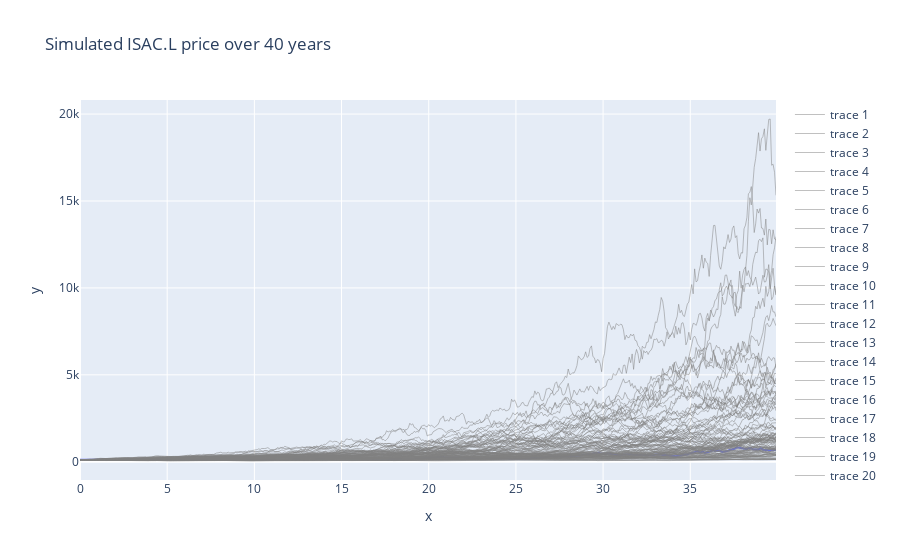

The cell this chart's notebook holds for it:
### Code cell
fig = px.line(x=np.arange(0, years, 1/12), y=sim_price, title="Simulated ISAC.L price over 40 years")
# accumulate 100 simulations

accumulated = np.zeros(years*12)
sim_all = []
sim_ret_all = []

for i in range(100):
    sim_rets = np.random.normal(mu, sigma, years*12)
    sim_ret_all.append(sim_rets)
    sim_price = initial_price * (sim_rets + 1).cumprod()
    sim_all.append(sim_price)
    fig.add_scatter(x=np.arange(0, years, 1/12), y=sim_price, mode='lines', line=dict(color='gray', width=0.5))

fig.show()

### Figure 1 — Plotly figure (JSON) as saved in the notebook; plotly's stock layout.template omitted (floating-point values rounded to 4 significant figures; data arrays with more than 128 entries replaced by an {"elided": "..."} marker saying what was removed)
{"data": [{"hovertemplate": "x=%{x}<br>y=%{y}<extra></extra>", "legendgroup": "", "line": {"color": "#636efa", "dash": "solid"}, "marker": {"symbol": "circle"}, "mode": "lines", "name": "", "orientation": "v", "showlegend": false, "type": "scatter", "x": {"elided": "480 float values"}, "xaxis": "x", "y": {"elided": "480 float values"}, "yaxis": "y"}, {"line": {"color": "gray", "width": 0.5}, "mode": "lines", "type": "scatter", "x": {"elided": "480 float values"}, "y": {"elided": "480 float values"}}, {"line": {"color": "gray", "width": 0.5}, "mode": "lines", "type": "scatter", "x": {"elided": "480 float values"}, "y": {"elided": "480 float values"}}, {"line": {"color": "gray", "width": 0.5}, "mode": "lines", "type": "scatter", "x": {"elided": "480 float values"}, "y": {"elided": "480 float values"}}, {"line": {"color": "gray", "width": 0.5}, "mode": "lines", "type": "scatter", "x": {"elided": "480 float values"}, "y": {"elided": "480 float values"}}, {"line": {"color": "gray", "width": 0.5}, "mode": "lines", "type": "scatter", "x": {"elided": "480 float values"}, "y": {"elided": "480 float values"}}, {"line": {"color": "gray", "width": 0.5}, "mode": "lines", "type": "scatter", "x": {"elided": "480 float values"}, "y": {"elided": "480 float values"}}, {"line": {"color": "gray", "width": 0.5}, "mode": "lines", "type": "scatter", "x": {"elided": "480 float values"}, "y": {"elided": "480 float values"}}, {"line": {"color": "gray", "width": 0.5}, "mode": "lines", "type": "scatter", "x": {"elided": "480 float values"}, "y": {"elided": "480 float values"}}, {"line": {"color": "gray", "width": 0.5}, "mode": "lines", "type": "scatter", "x": {"elided": "480 float values"}, "y": {"elided": "480 float values"}}, {"line": {"color": "gray", "width": 0.5}, "mode": "lines", "type": "scatter", "x": {"elided": "480 float values"}, "y": {"elided": "480 float values"}}, {"line": {"color": "gray", "width": 0.5}, "mode": "lines", "type": "scatter", "x": {"elided": "480 float values"}, "y": {"elided": "480 float values"}}, {"line": {"color": "gray", "width": 0.5}, "mode": "lines", "type": "scatter", "x": {"elided": "480 float values"}, "y": {"elided": "480 float values"}}, {"line": {"color": "gray", "width": 0.5}, "mode": "lines", "type": "scatter", "x": {"elided": "480 float values"}, "y": {"elided": "480 float values"}}, {"line": {"color": "gray", "width": 0.5}, "mode": "lines", "type": "scatter", "x": {"elided": "480 float values"}, "y": {"elided": "480 float values"}}, {"line": {"color": "gray", "width": 0.5}, "mode": "lines", "type": "scatter", "x": {"elided": "480 float values"}, "y": {"elided": "480 float values"}}, {"line": {"color": "gray", "width": 0.5}, "mode": "lines", "type": "scatter", "x": {"elided": "480 float values"}, "y": {"elided": "480 float values"}}, {"line": {"color": "gray", "width": 0.5}, "mode": "lines", "type": "scatter", "x": {"elided": "480 float values"}, "y": {"elided": "480 float values"}}, {"line": {"color": "gray", "width": 0.5}, "mode": "lines", "type": "scatter", "x": {"elided": "480 float values"}, "y": {"elided": "480 float values"}}, {"line": {"color": "gray", "width": 0.5}, "mode": "lines", "type": "scatter", "x": {"elided": "480 float values"}, "y": {"elided": "480 float values"}}, {"line": {"color": "gray", "width": 0.5}, "mode": "lines", "type": "scatter", "x": {"elided": "480 float values"}, "y": {"elided": "480 float values"}}, {"line": {"color": "gray", "width": 0.5}, "mode": "lines", "type": "scatter", "x": {"elided": "480 float values"}, "y": {"elided": "480 float values"}}, {"line": {"color": "gray", "width": 0.5}, "mode": "lines", "type": "scatter", "x": {"elided": "480 float values"}, "y": {"elided": "480 float values"}}, {"line": {"color": "gray", "width": 0.5}, "mode": "lines", "type": "scatter", "x": {"elided": "480 float values"}, "y": {"elided": "480 float values"}}, {"line": {"color": "gray", "width": 0.5}, "mode": "lines", "type": "scatter", "x": {"elided": "480 float values"}, "y": {"elided": "480 float values"}}, {"line": {"color": "gray", "width": 0.5}, "mode": "lines", "type": "scatter", "x": {"elided": "480 float values"}, "y": {"elided": "480 float values"}}, {"line": {"color": "gray", "width": 0.5}, "mode": "lines", "type": "scatter", "x": {"elided": "480 float values"}, "y": {"elided": "480 float values"}}, {"line": {"color": "gray", "width": 0.5}, "mode": "lines", "type": "scatter", "x": {"elided": "480 float values"}, "y": {"elided": "480 float values"}}, {"line": {"color": "gray", "width": 0.5}, "mode": "lines", "type": "scatter", "x": {"elided": "480 float values"}, "y": {"elided": "480 float values"}}, {"line": {"color": "gray", "width": 0.5}, "mode": "lines", "type": "scatter", "x": {"elided": "480 float values"}, "y": {"elided": "480 float values"}}, {"line": {"color": "gray", "width": 0.5}, "mode": "lines", "type": "scatter", "x": {"elided": "480 float values"}, "y": {"elided": "480 float values"}}, {"line": {"color": "gray", "width": 0.5}, "mode": "lines", "type": "scatter", "x": {"elided": "480 float values"}, "y": {"elided": "480 float values"}}, {"line": {"color": "gray", "width": 0.5}, "mode": "lines", "type": "scatter", "x": {"elided": "480 float values"}, "y": {"elided": "480 float values"}}, {"line": {"color": "gray", "width": 0.5}, "mode": "lines", "type": "scatter", "x": {"elided": "480 float values"}, "y": {"elided": "480 float values"}}, {"line": {"color": "gray", "width": 0.5}, "mode": "lines", "type": "scatter", "x": {"elided": "480 float values"}, "y": {"elided": "480 float values"}}, {"line": {"color": "gray", "width": 0.5}, "mode": "lines", "type": "scatter", "x": {"elided": "480 float values"}, "y": {"elided": "480 float values"}}, {"line": {"color": "gray", "width": 0.5}, "mode": "lines", "type": "scatter", "x": {"elided": "480 float values"}, "y": {"elided": "480 float values"}}, {"line": {"color": "gray", "width": 0.5}, "mode": "lines", "type": "scatter", "x": {"elided": "480 float values"}, "y": {"elided": "480 float values"}}, {"line": {"color": "gray", "width": 0.5}, "mode": "lines", "type": "scatter", "x": {"elided": "480 float values"}, "y": {"elided": "480 float values"}}, {"line": {"color": "gray", "width": 0.5}, "mode": "lines", "type": "scatter", "x": {"elided": "480 float values"}, "y": {"elided": "480 float values"}}, {"line": {"color": "gray", "width": 0.5}, "mode": "lines", "type": "scatter", "x": {"elided": "480 float values"}, "y": {"elided": "480 float values"}}, {"line": {"color": "gray", "width": 0.5}, "mode": "lines", "type": "scatter", "x": {"elided": "480 float values"}, "y": {"elided": "480 float values"}}, {"line": {"color": "gray", "width": 0.5}, "mode": "lines", "type": "scatter", "x": {"elided": "480 float values"}, "y": {"elided": "480 float values"}}, {"line": {"color": "gray", "width": 0.5}, "mode": "lines", "type": "scatter", "x": {"elided": "480 float values"}, "y": {"elided": "480 float values"}}, {"line": {"color": "gray", "width": 0.5}, "mode": "lines", "type": "scatter", "x": {"elided": "480 float values"}, "y": {"elided": "480 float values"}}, {"line": {"color": "gray", "width": 0.5}, "mode": "lines", "type": "scatter", "x": {"elided": "480 float values"}, "y": {"elided": "480 float values"}}, {"line": {"color": "gray", "width": 0.5}, "mode": "lines", "type": "scatter", "x": {"elided": "480 float values"}, "y": {"elided": "480 float values"}}, {"line": {"color": "gray", "width": 0.5}, "mode": "lines", "type": "scatter", "x": {"elided": "480 float values"}, "y": {"elided": "480 float values"}}, {"line": {"color": "gray", "width": 0.5}, "mode": "lines", "type": "scatter", "x": {"elided": "480 float values"}, "y": {"elided": "480 float values"}}, {"line": {"color": "gray", "width": 0.5}, "mode": "lines", "type": "scatter", "x": {"elided": "480 float values"}, "y": {"elided": "480 float values"}}, {"line": {"color": "gray", "width": 0.5}, "mode": "lines", "type": "scatter", "x": {"elided": "480 float values"}, "y": {"elided": "480 float values"}}, {"line": {"color": "gray", "width": 0.5}, "mode": "lines", "type": "scatter", "x": {"elided": "480 float values"}, "y": {"elided": "480 float values"}}, {"line": {"color": "gray", "width": 0.5}, "mode": "lines", "type": "scatter", "x": {"elided": "480 float values"}, "y": {"elided": "480 float values"}}, {"line": {"color": "gray", "width": 0.5}, "mode": "lines", "type": "scatter", "x": {"elided": "480 float values"}, "y": {"elided": "480 float values"}}, {"line": {"color": "gray", "width": 0.5}, "mode": "lines", "type": "scatter", "x": {"elided": "480 float values"}, "y": {"elided": "480 float values"}}, {"line": {"color": "gray", "width": 0.5}, "mode": "lines", "type": "scatter", "x": {"elided": "480 float values"}, "y": {"elided": "480 float values"}}, {"line": {"color": "gray", "width": 0.5}, "mode": "lines", "type": "scatter", "x": {"elided": "480 float values"}, "y": {"elided": "480 float values"}}, {"line": {"color": "gray", "width": 0.5}, "mode": "lines", "type": "scatter", "x": {"elided": "480 float values"}, "y": {"elided": "480 float values"}}, {"line": {"color": "gray", "width": 0.5}, "mode": "lines", "type": "scatter", "x": {"elided": "480 float values"}, "y": {"elided": "480 float values"}}, {"line": {"color": "gray", "width": 0.5}, "mode": "lines", "type": "scatter", "x": {"elided": "480 float values"}, "y": {"elided": "480 float values"}}, {"line": {"color": "gray", "width": 0.5}, "mode": "lines", "type": "scatter", "x": {"elided": "480 float values"}, "y": {"elided": "480 float values"}}, {"line": {"color": "gray", "width": 0.5}, "mode": "lines", "type": "scatter", "x": {"elided": "480 float values"}, "y": {"elided": "480 float values"}}, {"line": {"color": "gray", "width": 0.5}, "mode": "lines", "type": "scatter", "x": {"elided": "480 float values"}, "y": {"elided": "480 float values"}}, {"line": {"color": "gray", "width": 0.5}, "mode": "lines", "type": "scatter", "x": {"elided": "480 float values"}, "y": {"elided": "480 float values"}}, {"line": {"color": "gray", "width": 0.5}, "mode": "lines", "type": "scatter", "x": {"elided": "480 float values"}, "y": {"elided": "480 float values"}}, {"line": {"color": "gray", "width": 0.5}, "mode": "lines", "type": "scatter", "x": {"elided": "480 float values"}, "y": {"elided": "480 float values"}}, {"line": {"color": "gray", "width": 0.5}, "mode": "lines", "type": "scatter", "x": {"elided": "480 float values"}, "y": {"elided": "480 float values"}}, {"line": {"color": "gray", "width": 0.5}, "mode": "lines", "type": "scatter", "x": {"elided": "480 float values"}, "y": {"elided": "480 float values"}}, {"line": {"color": "gray", "width": 0.5}, "mode": "lines", "type": "scatter", "x": {"elided": "480 float values"}, "y": {"elided": "480 float values"}}, {"line": {"color": "gray", "width": 0.5}, "mode": "lines", "type": "scatter", "x": {"elided": "480 float values"}, "y": {"elided": "480 float values"}}, {"line": {"color": "gray", "width": 0.5}, "mode": "lines", "type": "scatter", "x": {"elided": "480 float values"}, "y": {"elided": "480 float values"}}, {"line": {"color": "gray", "width": 0.5}, "mode": "lines", "type": "scatter", "x": {"elided": "480 float values"}, "y": {"elided": "480 float values"}}, {"line": {"color": "gray", "width": 0.5}, "mode": "lines", "type": "scatter", "x": {"elided": "480 float values"}, "y": {"elided": "480 float values"}}, {"line": {"color": "gray", "width": 0.5}, "mode": "lines", "type": "scatter", "x": {"elided": "480 float values"}, "y": {"elided": "480 float values"}}, {"line": {"color": "gray", "width": 0.5}, "mode": "lines", "type": "scatter", "x": {"elided": "480 float values"}, "y": {"elided": "480 float values"}}, {"line": {"color": "gray", "width": 0.5}, "mode": "lines", "type": "scatter", "x": {"elided": "480 float values"}, "y": {"elided": "480 float values"}}, {"line": {"color": "gray", "width": 0.5}, "mode": "lines", "type": "scatter", "x": {"elided": "480 float values"}, "y": {"elided": "480 float values"}}, {"line": {"color": "gray", "width": 0.5}, "mode": "lines", "type": "scatter", "x": {"elided": "480 float values"}, "y": {"elided": "480 float values"}}, {"line": {"color": "gray", "width": 0.5}, "mode": "lines", "type": "scatter", "x": {"elided": "480 float values"}, "y": {"elided": "480 float values"}}, {"line": {"color": "gray", "width": 0.5}, "mode": "lines", "type": "scatter", "x": {"elided": "480 float values"}, "y": {"elided": "480 float values"}}, {"line": {"color": "gray", "width": 0.5}, "mode": "lines", "type": "scatter", "x": {"elided": "480 float values"}, "y": {"elided": "480 float values"}}, {"line": {"color": "gray", "width": 0.5}, "mode": "lines", "type": "scatter", "x": {"elided": "480 float values"}, "y": {"elided": "480 float values"}}, {"line": {"color": "gray", "width": 0.5}, "mode": "lines", "type": "scatter", "x": {"elided": "480 float values"}, "y": {"elided": "480 float values"}}, {"line": {"color": "gray", "width": 0.5}, "mode": "lines", "type": "scatter", "x": {"elided": "480 float values"}, "y": {"elided": "480 float values"}}, {"line": {"color": "gray", "width": 0.5}, "mode": "lines", "type": "scatter", "x": {"elided": "480 float values"}, "y": {"elided": "480 float values"}}, {"line": {"color": "gray", "width": 0.5}, "mode": "lines", "type": "scatter", "x": {"elided": "480 float values"}, "y": {"elided": "480 float values"}}, {"line": {"color": "gray", "width": 0.5}, "mode": "lines", "type": "scatter", "x": {"elided": "480 float values"}, "y": {"elided": "480 float values"}}, {"line": {"color": "gray", "width": 0.5}, "mode": "lines", "type": "scatter", "x": {"elided": "480 float values"}, "y": {"elided": "480 float values"}}, {"line": {"color": "gray", "width": 0.5}, "mode": "lines", "type": "scatter", "x": {"elided": "480 float values"}, "y": {"elided": "480 float values"}}, {"line": {"color": "gray", "width": 0.5}, "mode": "lines", "type": "scatter", "x": {"elided": "480 float values"}, "y": {"elided": "480 float values"}}, {"line": {"color": "gray", "width": 0.5}, "mode": "lines", "type": "scatter", "x": {"elided": "480 float values"}, "y": {"elided": "480 float values"}}, {"line": {"color": "gray", "width": 0.5}, "mode": "lines", "type": "scatter", "x": {"elided": "480 float values"}, "y": {"elided": "480 float values"}}, {"line": {"color": "gray", "width": 0.5}, "mode": "lines", "type": "scatter", "x": {"elided": "480 float values"}, "y": {"elided": "480 float values"}}, {"line": {"color": "gray", "width": 0.5}, "mode": "lines", "type": "scatter", "x": {"elided": "480 float values"}, "y": {"elided": "480 float values"}}, {"line": {"color": "gray", "width": 0.5}, "mode": "lines", "type": "scatter", "x": {"elided": "480 float values"}, "y": {"elided": "480 float values"}}, {"line": {"color": "gray", "width": 0.5}, "mode": "lines", "type": "scatter", "x": {"elided": "480 float values"}, "y": {"elided": "480 float values"}}, {"line": {"color": "gray", "width": 0.5}, "mode": "lines", "type": "scatter", "x": {"elided": "480 float values"}, "y": {"elided": "480 float values"}}, {"line": {"color": "gray", "width": 0.5}, "mode": "lines", "type": "scatter", "x": {"elided": "480 float values"}, "y": {"elided": "480 float values"}}, {"line": {"color": "gray", "width": 0.5}, "mode": "lines", "type": "scatter", "x": {"elided": "480 float values"}, "y": {"elided": "480 float values"}}, {"line": {"color": "gray", "width": 0.5}, "mode": "lines", "type": "scatter", "x": {"elided": "480 float values"}, "y": {"elided": "480 float values"}}, {"line": {"color": "gray", "width": 0.5}, "mode": "lines", "type": "scatter", "x": {"elided": "480 float values"}, "y": {"elided": "480 float values"}}], "layout": {"legend": {"tracegroupgap": 0}, "title": {"text": "Simulated ISAC.L price over 40 years"}, "xaxis": {"anchor": "y", "domain": [0, 1], "title": {"text": "x"}}, "yaxis": {"anchor": "x", "domain": [0, 1], "title": {"text": "y"}}}}
